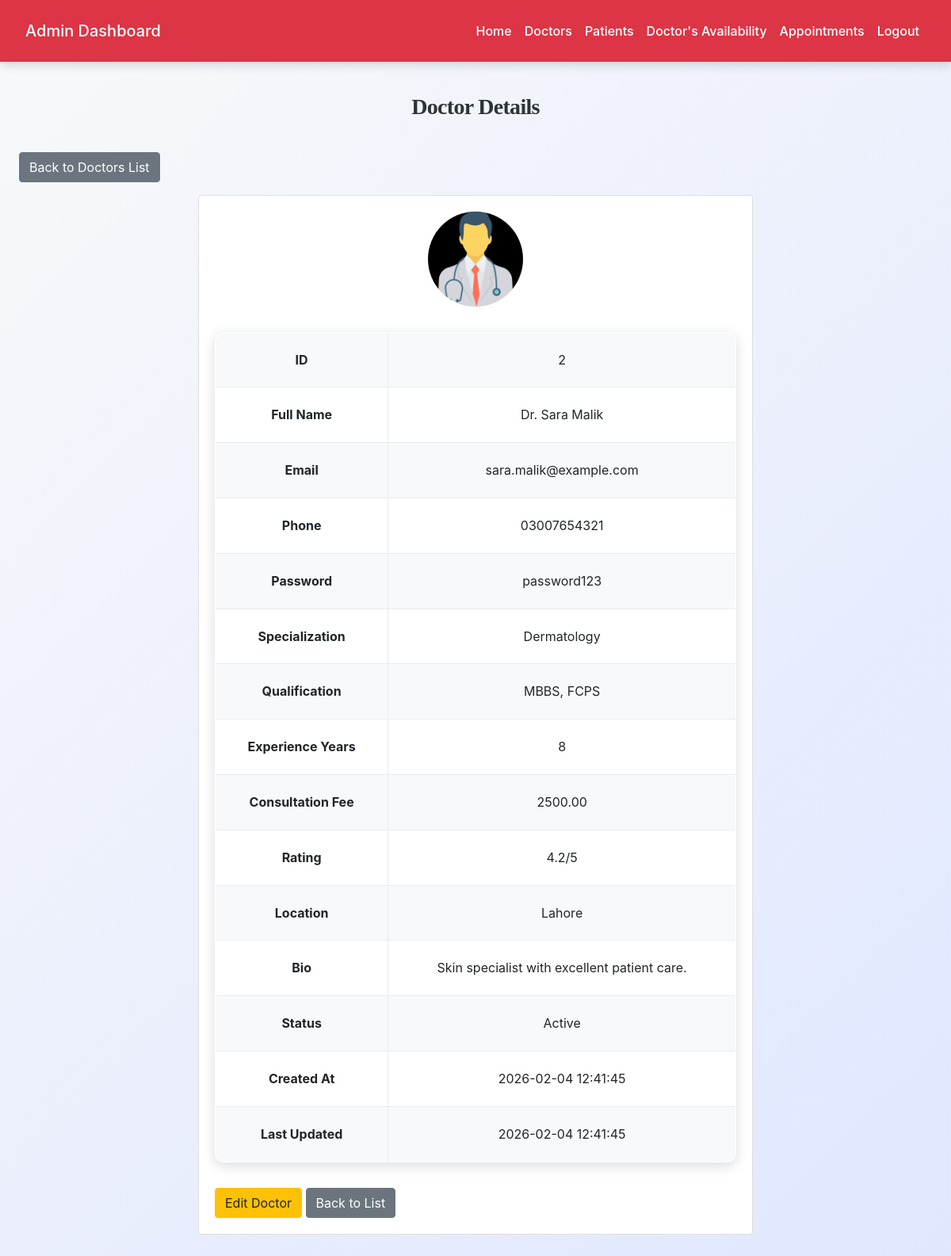
The page /admin/view_doctor_details.php?id=2 (signed in) on the database its author committed.
### tables this page shows
CREATE TABLE `doctors` (
  `doctor_id` int(11) NOT NULL,
  `full_name` varchar(100) NOT NULL,
  `email` varchar(100) NOT NULL,
  `password` varchar(255) NOT NULL,
  `phone` varchar(20) DEFAULT NULL,
  `specialization` varchar(100) DEFAULT NULL,
  `qualification` varchar(100) DEFAULT NULL,
  `experience_years` int(11) DEFAULT NULL,
  `consultation_fee` decimal(10,2) DEFAULT NULL,
  `profile_image` varchar(255) DEFAULT NULL,
  `bio` text DEFAULT NULL,
  `status` enum('active','inactive','on_leave') DEFAULT 'active',
  `rating` decimal(2,1) DEFAULT 0.0,
  `location` varchar(255) DEFAULT NULL,
  `created_at` datetime DEFAULT current_timestamp(),
  `updated_at` datetime DEFAULT current_timestamp() ON UPDATE current_timestamp()
);

### admin/view_doctor_details.php (the view, shortened to what this page needs)
<?php
include('config.php');
$id = intval($_GET['id']);
$q = $conn->prepare("SELECT * FROM doctors WHERE doctor_id=?");
$q->bind_param("i", $id);
$q->execute();
$res = $q->get_result();
$doc = $res->fetch_assoc();
?>
<!DOCTYPE html>
<html>
<head>
    <link rel="stylesheet" href="https://stackpath.bootstrapcdn.com/bootstrap/4.5.2/css/bootstrap.min.css">
    <link rel="stylesheet" href="../css/style.css">
</head>
<body>
<?php include('admin_navbar.php'); ?>
<div class="container mt-4">
    <h3>Doctor Details</h3>
    <a href="view_doctors.php" class="btn btn-secondary mb-3">Back to Doctors List</a>
    <div class="card mx-auto" style="max-width:700px;">
        <div class="card-body">
            <div class="text-center mb-3">
                <?php if (!empty($doc['profile_image']) && file_exists($doc['profile_image'])): ?>
                    <img src="<?= $doc['profile_image'] ?>" width="120" class="rounded-circle">
                <?php else: ?>
                    <div style="width:120px; height:120px; line-height:120px; background:#ddd; border-radius:50%; margin:auto;">No Image</div>
                <?php endif; ?>
            </div>
            <table class="table table-bordered">
                <tr>
                    <th>ID</th>
                    <td><?= $doc['doctor_id'] ?></td>
                </tr>
                <tr>
                    <th>Full Name</th>
                    <td><?= htmlspecialchars($doc['full_name']) ?></td>
                </tr>
                <tr>
                    <th>Email</th>
                    <td><?= htmlspecialchars($doc['email']) ?></td>
                </tr>
                <tr>
                    <th>Phone</th>
                    <td><?= htmlspecialchars($doc['phone']) ?></td>
                </tr>
                <tr>
                    <th>Password</th>
                    <td><?= htmlspecialchars($doc['password']) ?></td>
                </tr>
                <tr>
                    <th>Specialization</th>
                    <td><?= htmlspecialchars($doc['specialization']) ?></td>
                </tr>
                <tr>
                    <th>Qualification</th>
                    <td><?= htmlspecialchars($doc['qualification']) ?></td>
                </tr>
                <tr>
                    <th>Experience Years</th>
                    <td><?= $doc['experience_years'] ?></td>
                </tr>
                <tr>
                    <th>Consultation Fee</th>
                    <td><?= $doc['consultation_fee'] ?></td>
                </tr>
                <tr>
                    <th>Rating</th>
                    <td><?= $doc['rating'] ?>/5</td>
                </tr>
                <tr>
                    <th>Location</th>
                    <td><?= htmlspecialchars($doc['location']) ?></td>
                </tr>
                <tr>
                    <th>Bio</th>
                    <td><?= nl2br(htmlspecialchars($doc['bio'])) ?></td>
                </tr>
                <tr>
                    <th>Status</th>
                    <td><?= ucfirst($doc['status']) ?></td>
                </tr>
                <tr>
                    <th>Created At</th>
                    <td><?= $doc['created_at'] ?></td>
                </tr>
                <tr>
                    <th>Last Updated</th>
                    <td><?= $doc['updated_at'] ?></td>
                </tr>
            </table>
            <a href="edit_doctor.php?id=<?= $doc['doctor_id'] ?>" class="btn btn-warning">Edit Doctor</a>
            <a href="view_doctors.php" class="btn btn-secondary">Back to List</a>
        </div>
    </div>
</div>
</body>
</html>

### css/style.css (style rules this page uses)
:root { --primary: #007bff; --secondary: #6c757d; --success: #28a745; --info: #17a2b8; --warning: #ffc107; --danger: #dc3545; --light: #f8f9fa; --dark: #2d3436; --accent: #ff6f61; --highlight: #6f42c1; --shadow: rgba(0, 0, 0, 0.15); --transition: all 0.3s ease-in-out; }
body { font-family: 'Inter', 'Segoe UI', Tahoma, Geneva, Verdana, sans-serif; background: linear-gradient(135deg, var(--light) 0%, #e0e7ff 100%); color: var(--dark); line-height: 1.8; margin: 0; padding: 0; min-height: 100vh; font-size: 16px; }
h1, h2, h3, h4 { text-align: center; margin: 2.5rem 0; font-family: 'Georgia', 'Times New Roman', serif; color: var(--dark); font-weight: 700; letter-spacing: -0.025em; }
h3 { font-size: 1.75rem; }
.container { max-width: 1200px; margin: 0 auto 3rem; padding: 0 1.5rem; }
.table { width: 100%; border-collapse: collapse; margin: 2rem 0; font-size: 1rem; background-color: #ffffff; border-radius: 12px; overflow: hidden; box-shadow: 0 4px 16px var(--shadow); transition: var(--transition); }
.table th, .table td { padding: 1.25rem; border: 1px solid #e9ecef; text-align: center; vertical-align: middle; }
.table tbody tr { transition: var(--transition); }
.table tbody tr:nth-child(odd) { background-color: var(--light); }
a { color: var(--primary); text-decoration: none; font-weight: 500; transition: var(--transition); }

### rows shown on the page
doctors: profile_image (picture), doctor_id "2", full_name "Dr. Sara Malik", email "sara.malik@example.com", phone "03007654321", password "password123", specialization "Dermatology", qualification "MBBS, FCPS", experience_years "8", consultation_fee "2500.00", rating "4.2", location "Lahore", bio "Skin specialist with excellent patient care.", status "Active", created_at "2026-02-04 12:41:45", updated_at "2026-02-04 12:41:45"
